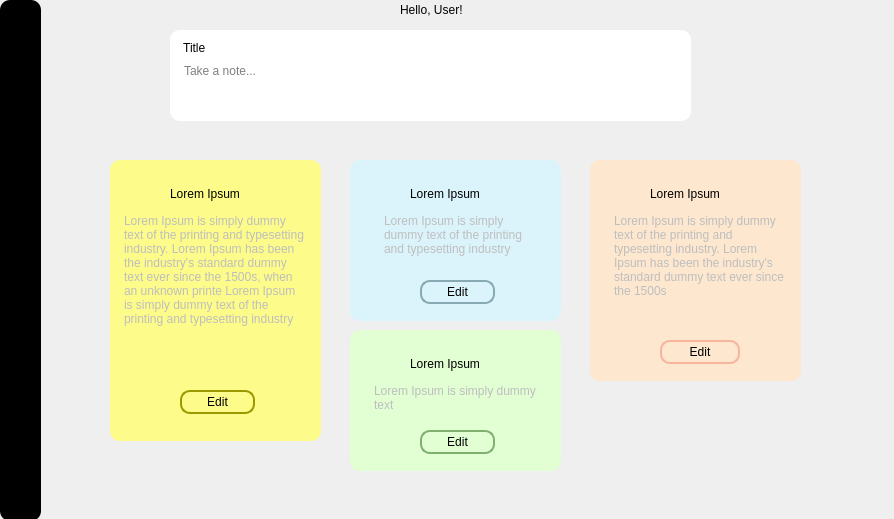
<?xml version="1.0" encoding="UTF-8"?>
<ui version="4.0">
 <class>Dialog</class>
 <widget class="QDialog" name="Dialog">
  <property name="geometry">
   <rect>
    <x>0</x>
    <y>0</y>
    <width>894</width>
    <height>519</height>
   </rect>
  </property>
  <property name="windowTitle">
   <string>Dialog</string>
  </property>
  <widget class="QFrame" name="frame_4">
   <property name="geometry">
    <rect>
     <x>590</x>
     <y>160</y>
     <width>211</width>
     <height>221</height>
    </rect>
   </property>
   <property name="styleSheet">
    <string notr="true">background-color: #FDE7CF;
border-radius: 10px;
</string>
   </property>
   <property name="frameShape">
    <enum>QFrame::StyledPanel</enum>
   </property>
   <property name="frameShadow">
    <enum>QFrame::Raised</enum>
   </property>
   <widget class="QLabel" name="label_17">
    <property name="geometry">
     <rect>
      <x>60</x>
      <y>20</y>
      <width>101</width>
      <height>41</height>
     </rect>
    </property>
    <property name="styleSheet">
     <string notr="true">font: 700 italic 12pt &quot;Arial&quot;;</string>
    </property>
    <property name="text">
     <string>Lorem Ipsum
</string>
    </property>
   </widget>
   <widget class="QLabel" name="label_18">
    <property name="geometry">
     <rect>
      <x>170</x>
      <y>0</y>
      <width>21</width>
      <height>21</height>
     </rect>
    </property>
    <property name="text">
     <string/>
    </property>
    <property name="pixmap">
     <pixmap resource="assets/resource.qrc">:/img/img/bookmark_FILL1_wght400_GRAD0_opsz48.png</pixmap>
    </property>
    <property name="scaledContents">
     <bool>true</bool>
    </property>
   </widget>
   <widget class="QPlainTextEdit" name="plainTextEdit_2">
    <property name="enabled">
     <bool>false</bool>
    </property>
    <property name="geometry">
     <rect>
      <x>20</x>
      <y>50</y>
      <width>180</width>
      <height>131</height>
     </rect>
    </property>
    <property name="styleSheet">
     <string notr="true"/>
    </property>
    <property name="plainText">
     <string>Lorem Ipsum is simply dummy text of the printing and typesetting industry. Lorem Ipsum has been the industry's standard dummy text ever since the 1500s
</string>
    </property>
   </widget>
   <widget class="QPushButton" name="btn_edit1">
    <property name="geometry">
     <rect>
      <x>70</x>
      <y>180</y>
      <width>80</width>
      <height>24</height>
     </rect>
    </property>
    <property name="cursor">
     <cursorShape>OpenHandCursor</cursorShape>
    </property>
    <property name="styleSheet">
     <string notr="true">font: 10pt &quot;Arial&quot;;
border:  2px solid #F7B59F;</string>
    </property>
    <property name="text">
     <string>Edit</string>
    </property>
   </widget>
  </widget>
  <widget class="QFrame" name="frame_5">
   <property name="geometry">
    <rect>
     <x>350</x>
     <y>330</y>
     <width>211</width>
     <height>141</height>
    </rect>
   </property>
   <property name="styleSheet">
    <string notr="true">background-color: #E2FED3;
border-radius: 10px;
</string>
   </property>
   <property name="frameShape">
    <enum>QFrame::StyledPanel</enum>
   </property>
   <property name="frameShadow">
    <enum>QFrame::Raised</enum>
   </property>
   <widget class="QLabel" name="label_19">
    <property name="geometry">
     <rect>
      <x>60</x>
      <y>20</y>
      <width>101</width>
      <height>41</height>
     </rect>
    </property>
    <property name="styleSheet">
     <string notr="true">font: 700 italic 12pt &quot;Arial&quot;;</string>
    </property>
    <property name="text">
     <string>Lorem Ipsum
</string>
    </property>
   </widget>
   <widget class="QLabel" name="label_20">
    <property name="geometry">
     <rect>
      <x>170</x>
      <y>0</y>
      <width>21</width>
      <height>21</height>
     </rect>
    </property>
    <property name="text">
     <string/>
    </property>
    <property name="pixmap">
     <pixmap resource="assets/resource.qrc">:/img/img/bookmark_FILL1_wght400_GRAD0_opsz48.png</pixmap>
    </property>
    <property name="scaledContents">
     <bool>true</bool>
    </property>
   </widget>
   <widget class="QPlainTextEdit" name="plainTextEdit_4">
    <property name="enabled">
     <bool>false</bool>
    </property>
    <property name="geometry">
     <rect>
      <x>20</x>
      <y>50</y>
      <width>180</width>
      <height>60</height>
     </rect>
    </property>
    <property name="styleSheet">
     <string notr="true"/>
    </property>
    <property name="plainText">
     <string>Lorem Ipsum is simply dummy text 
</string>
    </property>
   </widget>
   <widget class="QPushButton" name="btn_edit3">
    <property name="geometry">
     <rect>
      <x>70</x>
      <y>100</y>
      <width>75</width>
      <height>24</height>
     </rect>
    </property>
    <property name="cursor">
     <cursorShape>OpenHandCursor</cursorShape>
    </property>
    <property name="styleSheet">
     <string notr="true">font: 10pt &quot;Arial&quot;;
border:  2px solid #80AF71;</string>
    </property>
    <property name="text">
     <string>Edit</string>
    </property>
   </widget>
  </widget>
  <widget class="QFrame" name="frame_3">
   <property name="geometry">
    <rect>
     <x>350</x>
     <y>160</y>
     <width>211</width>
     <height>161</height>
    </rect>
   </property>
   <property name="styleSheet">
    <string notr="true">background-color: #DBF4FB;
border-radius: 10px;
</string>
   </property>
   <property name="frameShape">
    <enum>QFrame::StyledPanel</enum>
   </property>
   <property name="frameShadow">
    <enum>QFrame::Raised</enum>
   </property>
   <widget class="QLabel" name="label_15">
    <property name="geometry">
     <rect>
      <x>60</x>
      <y>20</y>
      <width>101</width>
      <height>41</height>
     </rect>
    </property>
    <property name="styleSheet">
     <string notr="true">font: 700 italic 12pt &quot;Arial&quot;;</string>
    </property>
    <property name="text">
     <string>Lorem Ipsum
</string>
    </property>
   </widget>
   <widget class="QLabel" name="label_16">
    <property name="geometry">
     <rect>
      <x>170</x>
      <y>0</y>
      <width>21</width>
      <height>21</height>
     </rect>
    </property>
    <property name="text">
     <string/>
    </property>
    <property name="pixmap">
     <pixmap resource="assets/resource.qrc">:/img/img/bookmark_FILL1_wght400_GRAD0_opsz48.png</pixmap>
    </property>
    <property name="scaledContents">
     <bool>true</bool>
    </property>
   </widget>
   <widget class="QPlainTextEdit" name="plainTextEdit_3">
    <property name="enabled">
     <bool>false</bool>
    </property>
    <property name="geometry">
     <rect>
      <x>30</x>
      <y>50</y>
      <width>161</width>
      <height>91</height>
     </rect>
    </property>
    <property name="styleSheet">
     <string notr="true"/>
    </property>
    <property name="plainText">
     <string>Lorem Ipsum is simply dummy text of the printing and typesetting industry
</string>
    </property>
   </widget>
   <widget class="QPushButton" name="btn_edit2">
    <property name="geometry">
     <rect>
      <x>70</x>
      <y>120</y>
      <width>75</width>
      <height>24</height>
     </rect>
    </property>
    <property name="cursor">
     <cursorShape>OpenHandCursor</cursorShape>
    </property>
    <property name="styleSheet">
     <string notr="true">font: 10pt &quot;Arial&quot;;
border:  2px solid #87A9B2;</string>
    </property>
    <property name="text">
     <string>Edit</string>
    </property>
   </widget>
  </widget>
  <widget class="QFrame" name="frame">
   <property name="geometry">
    <rect>
     <x>170</x>
     <y>30</y>
     <width>521</width>
     <height>91</height>
    </rect>
   </property>
   <property name="styleSheet">
    <string notr="true">background-color: #ffffff;
border-radius: 10px;</string>
   </property>
   <property name="frameShape">
    <enum>QFrame::StyledPanel</enum>
   </property>
   <property name="frameShadow">
    <enum>QFrame::Raised</enum>
   </property>
   <widget class="QLabel" name="label">
    <property name="geometry">
     <rect>
      <x>10</x>
      <y>10</y>
      <width>51</width>
      <height>16</height>
     </rect>
    </property>
    <property name="styleSheet">
     <string notr="true">font: 700 italic 10pt &quot;Arial&quot;;</string>
    </property>
    <property name="text">
     <string> Title</string>
    </property>
   </widget>
   <widget class="QTextEdit" name="textEdit">
    <property name="enabled">
     <bool>true</bool>
    </property>
    <property name="geometry">
     <rect>
      <x>10</x>
      <y>30</y>
      <width>441</width>
      <height>31</height>
     </rect>
    </property>
    <property name="styleSheet">
     <string notr="true">border: 2px;
</string>
    </property>
    <property name="placeholderText">
     <string>Take a note...</string>
    </property>
   </widget>
   <widget class="QLabel" name="label_2">
    <property name="geometry">
     <rect>
      <x>120</x>
      <y>60</y>
      <width>21</width>
      <height>21</height>
     </rect>
    </property>
    <property name="styleSheet">
     <string notr="true"/>
    </property>
    <property name="text">
     <string/>
    </property>
    <property name="pixmap">
     <pixmap>img/person_add_FILL1_wght400_GRAD0_opsz48.png</pixmap>
    </property>
    <property name="scaledContents">
     <bool>true</bool>
    </property>
   </widget>
   <widget class="QLabel" name="label_3">
    <property name="geometry">
     <rect>
      <x>160</x>
      <y>60</y>
      <width>21</width>
      <height>21</height>
     </rect>
    </property>
    <property name="styleSheet">
     <string notr="true"/>
    </property>
    <property name="text">
     <string/>
    </property>
    <property name="pixmap">
     <pixmap resource="assets/resource.qrc">:/img/img/palette_FILL1_wght400_GRAD0_opsz48.png</pixmap>
    </property>
    <property name="scaledContents">
     <bool>true</bool>
    </property>
   </widget>
   <widget class="QLabel" name="label_4">
    <property name="geometry">
     <rect>
      <x>200</x>
      <y>60</y>
      <width>21</width>
      <height>21</height>
     </rect>
    </property>
    <property name="text">
     <string/>
    </property>
    <property name="pixmap">
     <pixmap>assets/img/image_FILL1_wght400_GRAD0_opsz48.png</pixmap>
    </property>
    <property name="scaledContents">
     <bool>true</bool>
    </property>
   </widget>
   <widget class="QLabel" name="label_5">
    <property name="geometry">
     <rect>
      <x>240</x>
      <y>60</y>
      <width>21</width>
      <height>21</height>
     </rect>
    </property>
    <property name="text">
     <string/>
    </property>
    <property name="pixmap">
     <pixmap>assets/img/movie_FILL1_wght400_GRAD0_opsz48.png</pixmap>
    </property>
    <property name="scaledContents">
     <bool>true</bool>
    </property>
   </widget>
   <widget class="QLabel" name="label_6">
    <property name="geometry">
     <rect>
      <x>280</x>
      <y>60</y>
      <width>21</width>
      <height>21</height>
     </rect>
    </property>
    <property name="text">
     <string/>
    </property>
    <property name="pixmap">
     <pixmap>assets/img/add_alert_FILL1_wght400_GRAD0_opsz48.png</pixmap>
    </property>
    <property name="scaledContents">
     <bool>true</bool>
    </property>
   </widget>
   <widget class="QLabel" name="label_7">
    <property name="geometry">
     <rect>
      <x>310</x>
      <y>60</y>
      <width>31</width>
      <height>21</height>
     </rect>
    </property>
    <property name="text">
     <string/>
    </property>
    <property name="pixmap">
     <pixmap resource="assets/resource.qrc">:/img/img/keyboard_voice_FILL1_wght400_GRAD0_opsz48.png</pixmap>
    </property>
    <property name="scaledContents">
     <bool>true</bool>
    </property>
   </widget>
   <widget class="QLabel" name="label_8">
    <property name="geometry">
     <rect>
      <x>350</x>
      <y>60</y>
      <width>21</width>
      <height>21</height>
     </rect>
    </property>
    <property name="text">
     <string/>
    </property>
    <property name="pixmap">
     <pixmap resource="assets/resource.qrc">:/img/img/attach_file_add_FILL1_wght400_GRAD0_opsz48.png</pixmap>
    </property>
    <property name="scaledContents">
     <bool>true</bool>
    </property>
   </widget>
   <widget class="QLabel" name="label_9">
    <property name="geometry">
     <rect>
      <x>380</x>
      <y>60</y>
      <width>16</width>
      <height>21</height>
     </rect>
    </property>
    <property name="text">
     <string/>
    </property>
    <property name="pixmap">
     <pixmap resource="assets/resource.qrc">:/img/img/more_vert_FILL1_wght400_GRAD0_opsz48.png</pixmap>
    </property>
    <property name="scaledContents">
     <bool>true</bool>
    </property>
   </widget>
   <widget class="QLabel" name="label_10">
    <property name="geometry">
     <rect>
      <x>490</x>
      <y>0</y>
      <width>21</width>
      <height>21</height>
     </rect>
    </property>
    <property name="text">
     <string/>
    </property>
    <property name="pixmap">
     <pixmap resource="assets/resource.qrc">:/img/img/bookmark_FILL1_wght400_GRAD0_opsz48.png</pixmap>
    </property>
    <property name="scaledContents">
     <bool>true</bool>
    </property>
   </widget>
  </widget>
  <widget class="QFrame" name="frame_2">
   <property name="geometry">
    <rect>
     <x>110</x>
     <y>160</y>
     <width>211</width>
     <height>281</height>
    </rect>
   </property>
   <property name="styleSheet">
    <string notr="true">background-color: #FDFB8A;
border-radius: 10px;</string>
   </property>
   <property name="frameShape">
    <enum>QFrame::StyledPanel</enum>
   </property>
   <property name="frameShadow">
    <enum>QFrame::Raised</enum>
   </property>
   <widget class="QLabel" name="label_11">
    <property name="geometry">
     <rect>
      <x>60</x>
      <y>20</y>
      <width>101</width>
      <height>41</height>
     </rect>
    </property>
    <property name="styleSheet">
     <string notr="true">font: 700 italic 12pt &quot;Arial&quot;;</string>
    </property>
    <property name="text">
     <string>Lorem Ipsum
</string>
    </property>
   </widget>
   <widget class="QLabel" name="label_12">
    <property name="geometry">
     <rect>
      <x>170</x>
      <y>0</y>
      <width>21</width>
      <height>21</height>
     </rect>
    </property>
    <property name="text">
     <string/>
    </property>
    <property name="pixmap">
     <pixmap resource="assets/resource.qrc">:/img/img/bookmark_FILL1_wght400_GRAD0_opsz48.png</pixmap>
    </property>
    <property name="scaledContents">
     <bool>true</bool>
    </property>
   </widget>
   <widget class="QPlainTextEdit" name="plainTextEdit">
    <property name="enabled">
     <bool>false</bool>
    </property>
    <property name="geometry">
     <rect>
      <x>10</x>
      <y>50</y>
      <width>191</width>
      <height>191</height>
     </rect>
    </property>
    <property name="styleSheet">
     <string notr="true"/>
    </property>
    <property name="plainText">
     <string>Lorem Ipsum is simply dummy text of the printing and typesetting industry. Lorem Ipsum has been the industry's standard dummy text ever since the 1500s, when an unknown printe Lorem Ipsum is simply dummy text of the printing and typesetting industry</string>
    </property>
   </widget>
   <widget class="QPushButton" name="btn_edit4">
    <property name="geometry">
     <rect>
      <x>70</x>
      <y>230</y>
      <width>75</width>
      <height>24</height>
     </rect>
    </property>
    <property name="cursor">
     <cursorShape>OpenHandCursor</cursorShape>
    </property>
    <property name="styleSheet">
     <string notr="true">background-color: #FDFB8A;
font: 10pt &quot;Arial&quot;;
border:  2px solid #9C9900;</string>
    </property>
    <property name="text">
     <string>Edit</string>
    </property>
   </widget>
  </widget>
  <widget class="QFrame" name="frame_6">
   <property name="geometry">
    <rect>
     <x>0</x>
     <y>0</y>
     <width>41</width>
     <height>521</height>
    </rect>
   </property>
   <property name="styleSheet">
    <string notr="true">background-color: #000000;
border-radius: 10px;</string>
   </property>
   <property name="frameShape">
    <enum>QFrame::StyledPanel</enum>
   </property>
   <property name="frameShadow">
    <enum>QFrame::Raised</enum>
   </property>
   <widget class="QLabel" name="label_13">
    <property name="geometry">
     <rect>
      <x>10</x>
      <y>20</y>
      <width>21</width>
      <height>21</height>
     </rect>
    </property>
    <property name="text">
     <string/>
    </property>
    <property name="pixmap">
     <pixmap>img/spaces_-MWcLXaW6te9yNIG__kn_avatar-1616661413606.png</pixmap>
    </property>
    <property name="scaledContents">
     <bool>true</bool>
    </property>
   </widget>
   <widget class="QLabel" name="label_14">
    <property name="geometry">
     <rect>
      <x>10</x>
      <y>480</y>
      <width>21</width>
      <height>21</height>
     </rect>
    </property>
    <property name="text">
     <string/>
    </property>
    <property name="pixmap">
     <pixmap>img/icons8-setting-64.png</pixmap>
    </property>
    <property name="scaledContents">
     <bool>true</bool>
    </property>
   </widget>
   <widget class="QLabel" name="label_21">
    <property name="geometry">
     <rect>
      <x>10</x>
      <y>440</y>
      <width>21</width>
      <height>21</height>
     </rect>
    </property>
    <property name="text">
     <string/>
    </property>
    <property name="pixmap">
     <pixmap>img/icons8-trash-can-64.png</pixmap>
    </property>
    <property name="scaledContents">
     <bool>true</bool>
    </property>
   </widget>
   <widget class="QLabel" name="label_22">
    <property name="geometry">
     <rect>
      <x>10</x>
      <y>400</y>
      <width>21</width>
      <height>21</height>
     </rect>
    </property>
    <property name="text">
     <string/>
    </property>
    <property name="pixmap">
     <pixmap>img/icons8-archive-64.png</pixmap>
    </property>
    <property name="scaledContents">
     <bool>true</bool>
    </property>
   </widget>
  </widget>
  <widget class="QLabel" name="user_msg">
   <property name="geometry">
    <rect>
     <x>400</x>
     <y>0</y>
     <width>81</width>
     <height>20</height>
    </rect>
   </property>
   <property name="text">
    <string>Hello, User!</string>
   </property>
  </widget>
 </widget>
 <resources>
  <include location="assets/resource.qrc"/>
 </resources>
 <connections/>
</ui>
